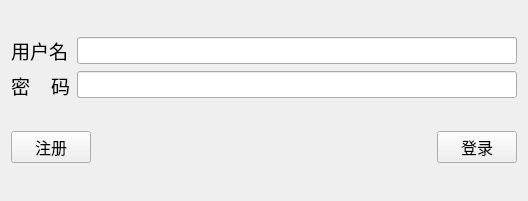
<?xml version="1.0" encoding="UTF-8"?>
<ui version="4.0">
 <class>Client</class>
 <widget class="QWidget" name="Client">
  <property name="geometry">
   <rect>
    <x>0</x>
    <y>0</y>
    <width>528</width>
    <height>201</height>
   </rect>
  </property>
  <property name="windowTitle">
   <string>登录/注册</string>
  </property>
  <layout class="QVBoxLayout" name="verticalLayout_3">
   <item>
    <layout class="QHBoxLayout" name="horizontalLayout">
     <item>
      <layout class="QVBoxLayout" name="verticalLayout_2">
       <item>
        <widget class="QLabel" name="label">
         <property name="font">
          <font>
           <family>Arial</family>
           <pointsize>14</pointsize>
          </font>
         </property>
         <property name="text">
          <string>用户名</string>
         </property>
        </widget>
       </item>
       <item>
        <widget class="QLabel" name="label_2">
         <property name="font">
          <font>
           <family>Arial</family>
           <pointsize>14</pointsize>
          </font>
         </property>
         <property name="text">
          <string>密    码</string>
         </property>
        </widget>
       </item>
      </layout>
     </item>
     <item>
      <layout class="QVBoxLayout" name="verticalLayout">
       <item>
        <widget class="QLineEdit" name="username_LE">
         <property name="font">
          <font>
           <family>Arial</family>
           <pointsize>12</pointsize>
          </font>
         </property>
        </widget>
       </item>
       <item>
        <widget class="QLineEdit" name="pwd_LE">
         <property name="font">
          <font>
           <family>Arial</family>
           <pointsize>12</pointsize>
          </font>
         </property>
         <property name="echoMode">
          <enum>QLineEdit::Password</enum>
         </property>
        </widget>
       </item>
      </layout>
     </item>
    </layout>
   </item>
   <item>
    <layout class="QHBoxLayout" name="horizontalLayout_2">
     <item>
      <widget class="QPushButton" name="login_PB">
       <property name="font">
        <font>
         <family>Arial</family>
         <pointsize>12</pointsize>
        </font>
       </property>
       <property name="text">
        <string>注册</string>
       </property>
      </widget>
     </item>
     <item>
      <spacer name="horizontalSpacer">
       <property name="orientation">
        <enum>Qt::Horizontal</enum>
       </property>
       <property name="sizeHint" stdset="0">
        <size>
         <width>40</width>
         <height>20</height>
        </size>
       </property>
      </spacer>
     </item>
     <item>
      <widget class="QPushButton" name="regist_PB">
       <property name="font">
        <font>
         <family>Arial</family>
         <pointsize>12</pointsize>
        </font>
       </property>
       <property name="text">
        <string>登录</string>
       </property>
      </widget>
     </item>
    </layout>
   </item>
  </layout>
 </widget>
 <resources/>
 <connections/>
</ui>
